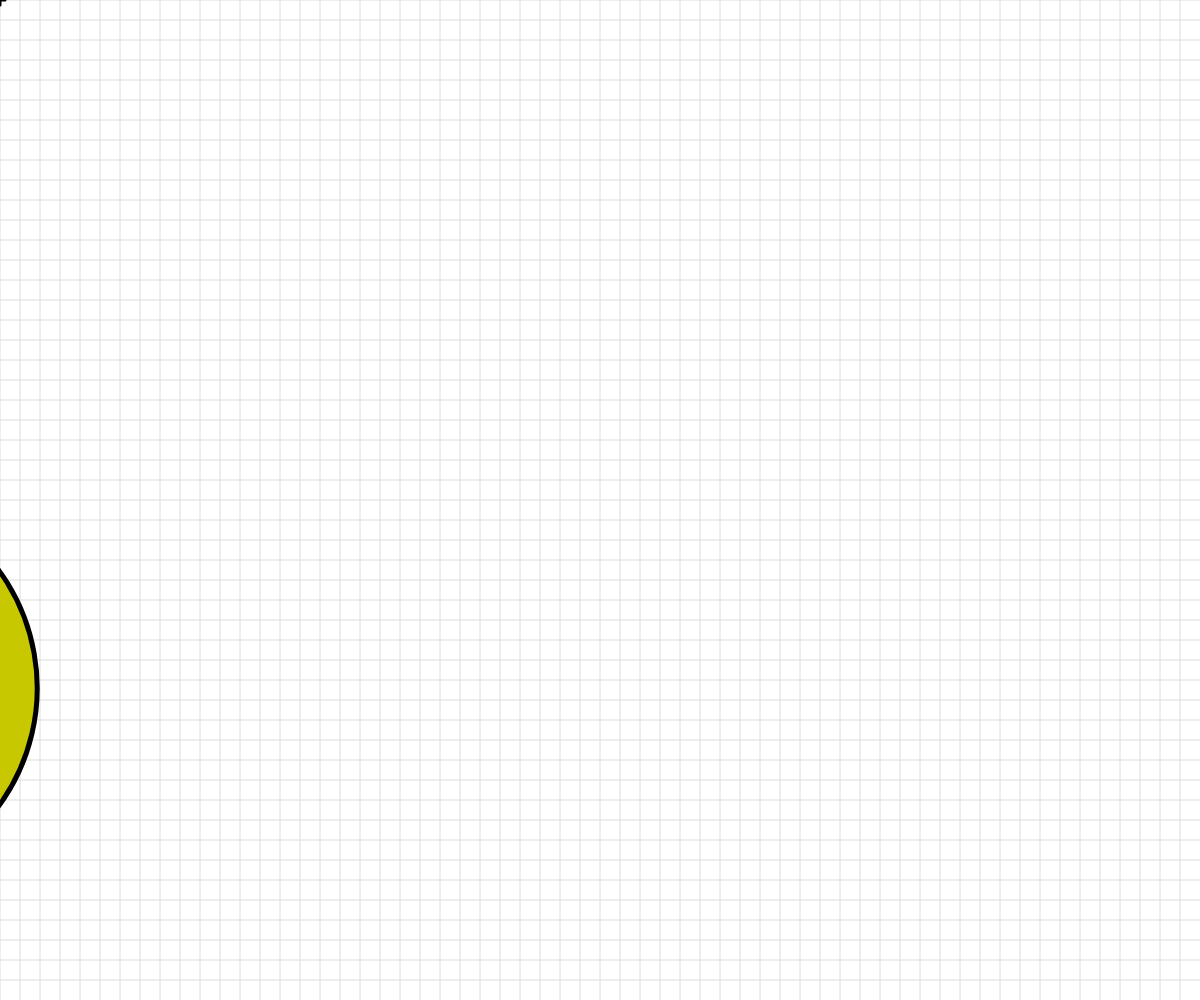
Frame 1 (no input)
Frame 60 (no input): identical to frame 1, image omitted
Frame 120 (the mouse pressed at the canvas centre since frame 60): identical to frame 1, image omitted

The p5.js sketch that drew this single still picture (run headless with seeded random() and noise() and a simulated clock; from frame 60 on, the mouse is pressed at the canvas centre):

// p5.js sketch
// ── sketch.js
// Basic Transformations Sandbox


let originalSpacing = 20;


function setup() {
  createCanvas(windowWidth, windowHeight);
}

function draw() {
  background(255);
  drawBasicGrid(220);

  //transformation one: TRANSLATION
  // push();
  // translate(120,120);
  // drawBasicGrid(180);
  // rectangleRed(0,0)
  // pop();

  // rectangleBlue(0,0)
 

  //add push()  pop()




  //transformation two: SCALE
  // push();
  // rectMode(CORNER);
  // rectangleRed(40,0);

  // translate(100,100)
  // let scaleamount = 2.5;
  // scaleamount = map(mouseX, 0, width, 0,4);
  // scale(scaleamount)
  // drawBasicGrid(180);
  // rectMode(CENTER);
  // rectangleBlue(100,100);
  // pop();




  //transformation three: ROTATION
  //reminder: rotations are measured in radians, not degrees! Functions can help with the conversion...
  // angleMode(DEGREES);
  // push();
  // rectangleRed(20,20);

  // translate(120,120);
  // rotate(frameCount);
  // translate(100,0);
  // drawBasicGrid(180);
  // face(100,0)


  //Combinations of Transformations
  push();
  scale(5);
  rotate(45);
  translate(100,100);
  face(0,0);
  pop();

  

}


function face(x, y) {
  //draw a face at x,y
  push();
  translate(x,y);
  ellipseMode(CENTER);
  fill(200,200,0);
  stroke(0);
  ellipse(0,0,80,80);
  fill(90, 140, 30, 220);
  triangle(-20, 20, 20, 20, 0, 30);
  fill(0);
  ellipse(-25,0,10,10);
  ellipse(25,0,10,10);
  strokeWeight(5);
  line(-30,-10,30,-10);
  strokeWeight(1);
  pop();

}

function rectangleRed(x, y) {
  //draw a red rectangle at x,y (sized 50 pixels square) - to visualize what happens to the coordinate system
  //when different basic transformations are applied.
  noStroke();
  fill(255, 0, 0, 150);
  rect(x, y, 50, 50);

}

function rectangleBlue(x, y) {
  //draw a red rectangle at x,y (sized 50 pixels square) - to visualize what happens to the coordinate system
  //when different basic transformations are applied.
  noStroke();
  fill(0, 0, 255, 150);
  rect(x, y, 50, 50);

}

function drawBasicGrid(shade) {
  //draw the normal cartesian Coordinate Grid, in a light color. Spaced at 20 px by default
  stroke(shade);
  for (let x = 0; x < width; x += 20) {
    line(x, 0, x, height);
  }
  for (let y = 0; y < height; y += 20) {
    line(0, y, width, y);
  }

  //Draw "X" at the origin
  strokeWeight(3);
  stroke(0);
  line(-5,0,5,0);
  line(0,5,0,-5);
  strokeWeight(1);
}
